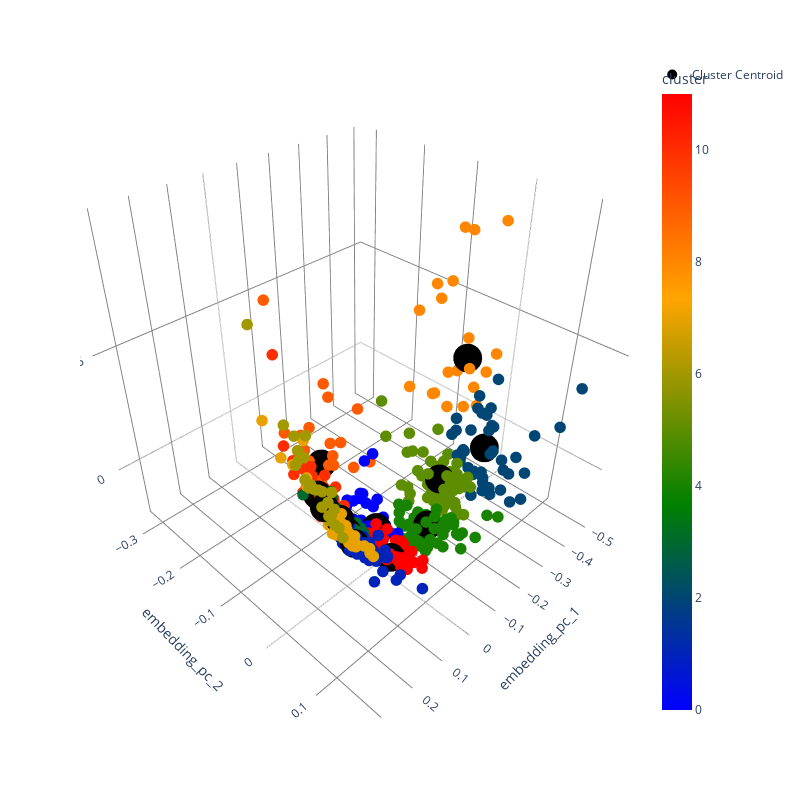

Here is the notebook cell this chart was saved with:
### Markdown cell above
## Visualize the embeddings + aggregate measures: TRAIN

### Code cell
fig = px.scatter_3d(train_df, x='embedding_pc_1', y='embedding_pc_2', z='embedding_pc_3',
              color='cluster', color_continuous_scale=["blue", "green", "orange", "red"])
# add color range

fig.update_traces(marker=dict(size=4))
fig.update_layout(
    width=800,  # Adjust width as needed
    height=800,  # Adjust height as needed
    scene=dict(
        xaxis=dict(gridcolor='grey', backgroundcolor='white'),
        yaxis=dict(gridcolor='grey', backgroundcolor='white'),
        zaxis=dict(gridcolor='grey', backgroundcolor='white'),
        bgcolor='white'
    ),
    paper_bgcolor='white',
    plot_bgcolor='white'
)

fig.add_scatter3d(x=train_df.iloc[centroid_indices_train]['embedding_pc_1'],
                  y=train_df.iloc[centroid_indices_train]['embedding_pc_2'],
                  z=train_df.iloc[centroid_indices_train]['embedding_pc_3'],
                  mode='markers', marker=dict(size=10, color='black'), name='Cluster Centroid')
# fig.write_image("embedding.svg", format='svg')
fig.show()

### Figure 1 — Plotly figure (JSON) as saved in the notebook; plotly's stock layout.template omitted (floating-point values rounded to 4 significant figures; data arrays with more than 128 entries replaced by an {"elided": "..."} marker saying what was removed)
{"data": [{"hovertemplate": "embedding_pc_1=%{x}<br>embedding_pc_2=%{y}<br>embedding_pc_3=%{z}<br>cluster=%{marker.color}<extra></extra>", "legendgroup": "", "marker": {"color": {"elided": "720 int values"}, "coloraxis": "coloraxis", "size": 4, "symbol": "circle"}, "mode": "markers", "name": "", "scene": "scene", "showlegend": false, "type": "scatter3d", "x": {"elided": "720 float values"}, "y": {"elided": "720 float values"}, "z": {"elided": "720 float values"}}, {"marker": {"color": "black", "size": 10}, "mode": "markers", "name": "Cluster Centroid", "type": "scatter3d", "x": [-0.04695, 0.104, -0.2997, 0.05894, -0.1337, -0.2217, 0.2287, 0.1537, -0.3888, -0.07149, 0.03608, 0.006814], "y": [-0.02514, 0.01704, 0.05225, -0.02396, 0.0323, 0.008627, 0.03992, 0.02017, -0.02998, -0.1609, -0.1011, 0.0339], "z": [-0.01673, -0.001742, 0.01119, -0.008427, -0.01422, -0.00343, 0.03038, 0.01488, 0.03467, -0.008341, -0.005061, -0.01577]}], "layout": {"coloraxis": {"colorbar": {"title": {"text": "cluster"}}, "colorscale": [[0, "blue"], [0.3333, "green"], [0.6667, "orange"], [1, "red"]]}, "height": 800, "legend": {"tracegroupgap": 0}, "margin": {"t": 60}, "paper_bgcolor": "white", "plot_bgcolor": "white", "scene": {"bgcolor": "white", "domain": {"x": [0, 1], "y": [0, 1]}, "xaxis": {"backgroundcolor": "white", "gridcolor": "grey", "title": {"text": "embedding_pc_1"}}, "yaxis": {"backgroundcolor": "white", "gridcolor": "grey", "title": {"text": "embedding_pc_2"}}, "zaxis": {"backgroundcolor": "white", "gridcolor": "grey", "title": {"text": "embedding_pc_3"}}}, "width": 800}}
